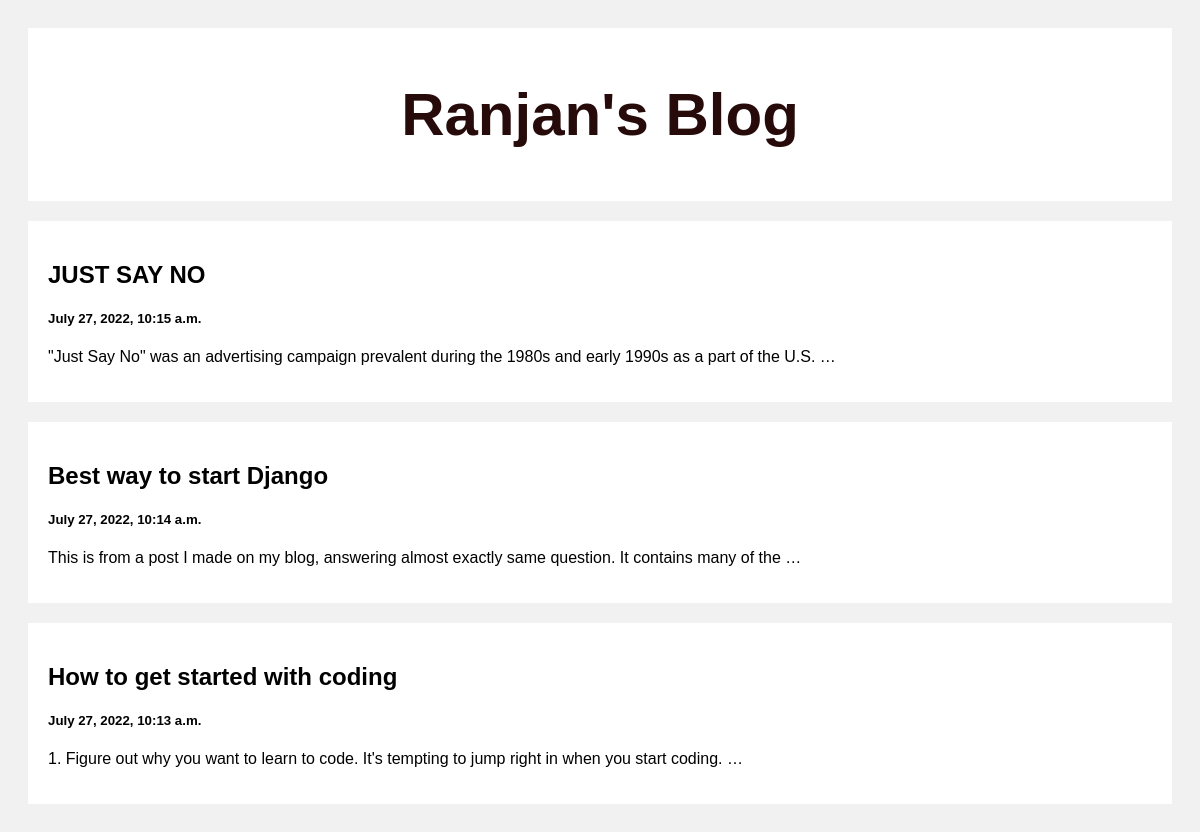
The page / on the database its author committed.
### posts/models.py (models this page shows)
class Post(Model):
    title = models.CharField(max_length=100)
    body = models.CharField(max_length=1000000)
    created_at = models.DateTimeField(default=datetime.now, blank= True)

### posts/views.py (the view)
# urls.py: path('', views.index, name='index'),
def index(request):
    posts = Post.objects.all()
    return render(request, 'index.html', {'posts':posts})

### templates/index.html (shortened to what this page needs)
<!DOCTYPE html>
<html>
<head>
</head>
<body>
<a style="text-decoration: none; color: rgb(39, 10, 10);" href="">
  <div class="header">
    <h2>Ranjan's Blog</h2>
  </div>
</a>
<div class="row">
  <div class="leftcolumn">
    {% for post in posts reversed %}
    <div class="card">
      <a style="text-decoration: none; color: black;" href="/post/{{post.id}}">
        <h2>{{post.title}}</h2>
        <h5>{{post.created_at}}</h5>
        <p>{{post.body|truncatewords:20}}</p>
      </a>
    </div>
    {% endfor %}
  </div>
</div>
</body>
</html>

### templates/index.html (style rules this page uses)
* { box-sizing: border-box; }
body { font-family: Arial; padding: 20px; background: #f1f1f1; }
.header { padding: 2px; font-size: 40px; text-align: center; background: white; }
.leftcolumn { float: left; width: 100%; }
.card { background-color: white; padding: 20px; margin-top: 20px; }
.row:after { content: ""; display: table; clear: both; }

### rows shown on the page
Post: title "JUST SAY NO", created_at "July 27, 2022, 10:15 a.m.", body "\"Just Say No\" was an advertising campaign prevalent during the 1980s and early 1990s as a part of the U.S. …"
Post: title "Best way to start Django", created_at "July 27, 2022, 10:14 a.m.", body "This is from a post I made on my blog, answering almost exactly same question. It contains many of the …"
Post: title "How to get started with coding", created_at "July 27, 2022, 10:13 a.m.", body "1. Figure out why you want to learn to code. It's tempting to jump right in when you start coding. …"
